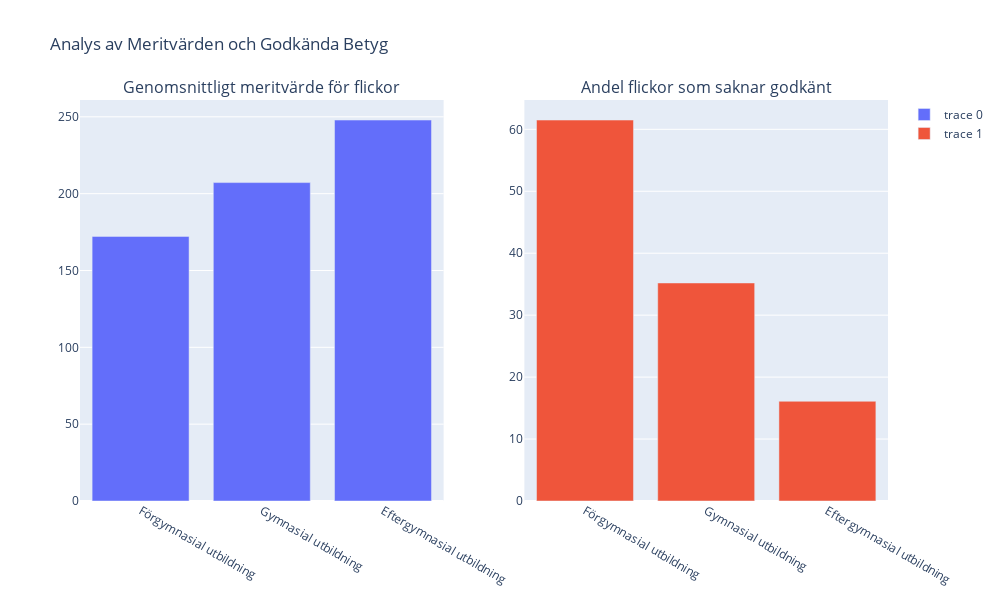

Notebook code for this chart:
### Markdown cell above
c) Undersök nu andra variabler, och hur de påverkar meritvärde och andel med minst ett saknat betyg. Data finns för
läsår 22/23. Exempel kan man undersöka föräldrarnas utbildningsbakgrund. Rita lämpliga grafer.

### Code cell
import plotly.graph_objs as go
from plotly.subplots import make_subplots
import pandas as pd

# Anta att df_grades är din DataFrame som redan har korrekta kolumner efter att ha läst in data och ändrat kolumnnamn

def filter_data(df, education_levels, value_column):
    """Filter data based on education level and value column."""
    return df[df["Läsår/Huvudman/Bakgrund"].isin(education_levels)][["Läsår/Huvudman/Bakgrund", value_column]]

def create_bar_chart(df, category_column, value_column):
    """Create a bar chart trace for the given dataframe."""
    return go.Bar(x=df[category_column], y=df[value_column])

# Ange vilka utbildningsnivåer som ska inkluderas i plotten
education_levels = [
    "Förgymnasial utbildning", 
    "Gymnasial utbildning", 
    "Eftergymnasial utbildning"
]

# Skapa subplotter med två kolumner
fig = make_subplots(rows=1, cols=2, subplot_titles=("Genomsnittligt meritvärde för flickor", "Andel flickor som saknar godkänt"))

# Lägg till subplot för genomsnittliga meritvärden
df_avg_grades = filter_data(df_grades, education_levels, "Flickor (16 ämnen)")
avg_grades_chart = create_bar_chart(df_avg_grades, "Läsår/Huvudman/Bakgrund", "Flickor (16 ämnen)")
fig.add_trace(avg_grades_chart, row=1, col=1)

# Lägg till subplot för andel flickor som saknar godkänt
df_lacking_grades = filter_data(df_grades, education_levels, "Flickor (saknar godkänt)")
lacking_grades_chart = create_bar_chart(df_lacking_grades, "Läsår/Huvudman/Bakgrund", "Flickor (saknar godkänt)")
fig.add_trace(lacking_grades_chart, row=1, col=2)

fig.update_layout(title_text="Analys av Meritvärden och Godkända Betyg", height=600, width=1000)

fig.show()

### Figure 1 — Plotly figure (JSON) as saved in the notebook; plotly's stock layout.template omitted (floating-point values rounded to 4 significant figures)
{"data": [{"type": "bar", "x": ["Förgymnasial utbildning", "Gymnasial utbildning", "Eftergymnasial utbildning"], "xaxis": "x", "y": [172.2, 207.2, 247.9], "yaxis": "y"}, {"type": "bar", "x": ["Förgymnasial utbildning", "Gymnasial utbildning", "Eftergymnasial utbildning"], "xaxis": "x2", "y": [61.5, 35.2, 16.1], "yaxis": "y2"}], "layout": {"annotations": [{"font": {"size": 16}, "showarrow": false, "text": "Genomsnittligt meritvärde för flickor", "x": 0.225, "xanchor": "center", "xref": "paper", "y": 1, "yanchor": "bottom", "yref": "paper"}, {"font": {"size": 16}, "showarrow": false, "text": "Andel flickor som saknar godkänt", "x": 0.775, "xanchor": "center", "xref": "paper", "y": 1, "yanchor": "bottom", "yref": "paper"}], "height": 600, "title": {"text": "Analys av Meritvärden och Godkända Betyg"}, "width": 1000, "xaxis": {"anchor": "y", "domain": [0, 0.45]}, "xaxis2": {"anchor": "y2", "domain": [0.55, 1]}, "yaxis": {"anchor": "x", "domain": [0, 1]}, "yaxis2": {"anchor": "x2", "domain": [0, 1]}}}
